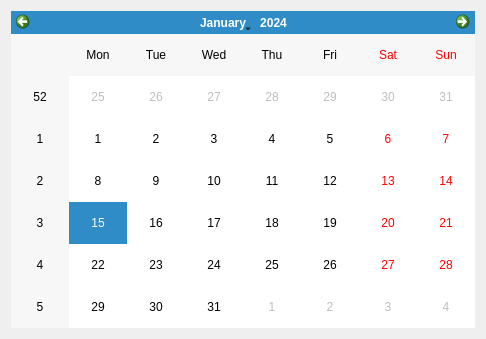
<?xml version="1.0" encoding="UTF-8"?>
<ui version="4.0">
 <class>Form</class>
 <widget class="QWidget" name="Form">
  <property name="geometry">
   <rect>
    <x>0</x>
    <y>0</y>
    <width>486</width>
    <height>339</height>
   </rect>
  </property>
  <property name="windowTitle">
   <string>Form</string>
  </property>
  <layout class="QVBoxLayout" name="verticalLayout">
   <item>
    <widget class="QCalendarWidget" name="calendarWidget"/>
   </item>
  </layout>
 </widget>
 <resources/>
 <connections>
  <connection>
   <sender>calendarWidget</sender>
   <signal>currentPageChanged(int,int)</signal>
   <receiver>Form</receiver>
   <slot>pageChange()</slot>
   <hints>
    <hint type="sourcelabel">
     <x>446</x>
     <y>107</y>
    </hint>
    <hint type="destinationlabel">
     <x>485</x>
     <y>108</y>
    </hint>
   </hints>
  </connection>
 </connections>
 <slots>
  <slot>pageChange()</slot>
 </slots>
</ui>
